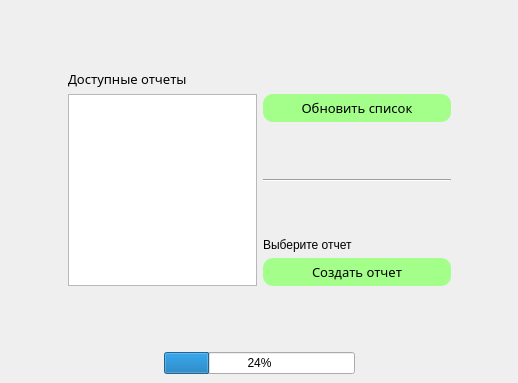
<?xml version="1.0" encoding="UTF-8"?>
<ui version="4.0">
 <class>MainWindow</class>
 <widget class="QMainWindow" name="MainWindow">
  <property name="enabled">
   <bool>true</bool>
  </property>
  <property name="geometry">
   <rect>
    <x>0</x>
    <y>0</y>
    <width>518</width>
    <height>383</height>
   </rect>
  </property>
  <property name="sizePolicy">
   <sizepolicy hsizetype="Minimum" vsizetype="Preferred">
    <horstretch>0</horstretch>
    <verstretch>0</verstretch>
   </sizepolicy>
  </property>
  <property name="windowTitle">
   <string>Формирование отчета</string>
  </property>
  <widget class="QWidget" name="centralwidget">
   <layout class="QGridLayout" name="gridLayout_2">
    <item row="1" column="0">
     <spacer name="horizontalSpacer">
      <property name="orientation">
       <enum>Qt::Horizontal</enum>
      </property>
      <property name="sizeHint" stdset="0">
       <size>
        <width>40</width>
        <height>20</height>
       </size>
      </property>
     </spacer>
    </item>
    <item row="1" column="2">
     <spacer name="horizontalSpacer_2">
      <property name="orientation">
       <enum>Qt::Horizontal</enum>
      </property>
      <property name="sizeHint" stdset="0">
       <size>
        <width>40</width>
        <height>20</height>
       </size>
      </property>
     </spacer>
    </item>
    <item row="2" column="1">
     <spacer name="verticalSpacer_4">
      <property name="orientation">
       <enum>Qt::Vertical</enum>
      </property>
      <property name="sizeHint" stdset="0">
       <size>
        <width>20</width>
        <height>40</height>
       </size>
      </property>
     </spacer>
    </item>
    <item row="0" column="1">
     <spacer name="verticalSpacer_3">
      <property name="orientation">
       <enum>Qt::Vertical</enum>
      </property>
      <property name="sizeHint" stdset="0">
       <size>
        <width>20</width>
        <height>40</height>
       </size>
      </property>
     </spacer>
    </item>
    <item row="1" column="1">
     <layout class="QGridLayout" name="gridLayout" columnstretch="1,1">
      <item row="0" column="0">
       <widget class="QLabel" name="label">
        <property name="font">
         <font>
          <family>HP Simplified</family>
          <pointsize>10</pointsize>
         </font>
        </property>
        <property name="text">
         <string>Доступные отчеты</string>
        </property>
       </widget>
      </item>
      <item row="1" column="0">
       <widget class="QListWidget" name="listWidget">
        <property name="sizePolicy">
         <sizepolicy hsizetype="Expanding" vsizetype="Expanding">
          <horstretch>0</horstretch>
          <verstretch>0</verstretch>
         </sizepolicy>
        </property>
        <property name="resizeMode">
         <enum>QListView::Fixed</enum>
        </property>
       </widget>
      </item>
      <item row="1" column="1">
       <layout class="QVBoxLayout" name="verticalLayout">
        <item>
         <widget class="QPushButton" name="pushButton">
          <property name="font">
           <font>
            <family>HP Simplified</family>
            <pointsize>10</pointsize>
           </font>
          </property>
          <property name="styleSheet">
           <string notr="true">*{
	border-radius: 10px;
	background-color: rgb(163, 255, 138);
	padding: 5px;
}
*:hover {
	background-color: rgb(158, 255, 47);
	cursor: pointer;
}</string>
          </property>
          <property name="text">
           <string>Обновить список</string>
          </property>
         </widget>
        </item>
        <item>
         <spacer name="verticalSpacer">
          <property name="orientation">
           <enum>Qt::Vertical</enum>
          </property>
          <property name="sizeHint" stdset="0">
           <size>
            <width>20</width>
            <height>40</height>
           </size>
          </property>
         </spacer>
        </item>
        <item>
         <widget class="Line" name="line">
          <property name="orientation">
           <enum>Qt::Horizontal</enum>
          </property>
         </widget>
        </item>
        <item>
         <spacer name="verticalSpacer_2">
          <property name="orientation">
           <enum>Qt::Vertical</enum>
          </property>
          <property name="sizeHint" stdset="0">
           <size>
            <width>20</width>
            <height>40</height>
           </size>
          </property>
         </spacer>
        </item>
        <item>
         <widget class="QLabel" name="label_2">
          <property name="enabled">
           <bool>true</bool>
          </property>
          <property name="text">
           <string>Выберите отчет</string>
          </property>
         </widget>
        </item>
        <item>
         <widget class="QPushButton" name="pushButton_2">
          <property name="font">
           <font>
            <family>HP Simplified</family>
            <pointsize>10</pointsize>
           </font>
          </property>
          <property name="styleSheet">
           <string notr="true">*{
	border-radius: 10px;
	background-color: rgb(163, 255, 138);
	padding: 5px;
}
*:hover {
	background-color: rgb(158, 255, 47);
	cursor: pointer;
}</string>
          </property>
          <property name="text">
           <string>Создать отчет</string>
          </property>
         </widget>
        </item>
       </layout>
      </item>
     </layout>
    </item>
    <item row="3" column="1">
     <layout class="QHBoxLayout" name="horizontalLayout" stretch="1,2,1">
      <item>
       <spacer name="horizontalSpacer_3">
        <property name="orientation">
         <enum>Qt::Horizontal</enum>
        </property>
        <property name="sizeHint" stdset="0">
         <size>
          <width>40</width>
          <height>20</height>
         </size>
        </property>
       </spacer>
      </item>
      <item>
       <widget class="QProgressBar" name="progressBar">
        <property name="value">
         <number>24</number>
        </property>
       </widget>
      </item>
      <item>
       <spacer name="horizontalSpacer_4">
        <property name="orientation">
         <enum>Qt::Horizontal</enum>
        </property>
        <property name="sizeHint" stdset="0">
         <size>
          <width>40</width>
          <height>20</height>
         </size>
        </property>
       </spacer>
      </item>
     </layout>
    </item>
   </layout>
  </widget>
 </widget>
 <resources/>
 <connections/>
</ui>
